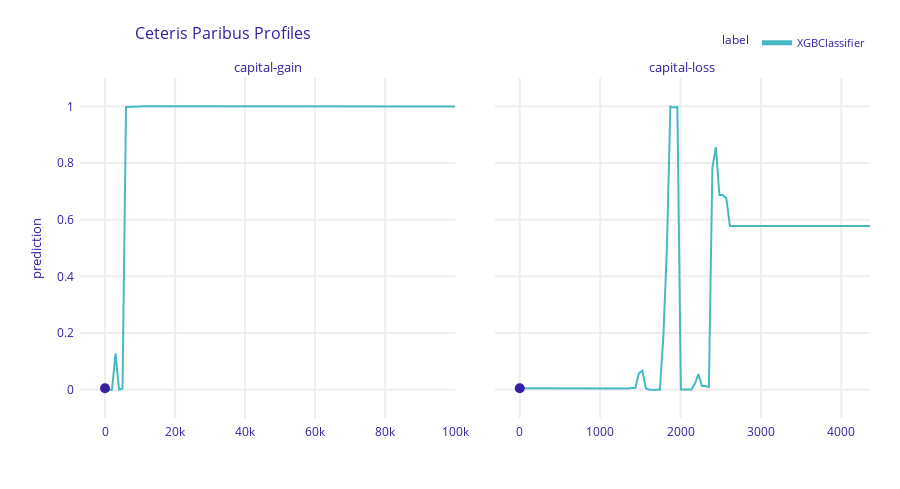

Write notebook code for a chart like this one.
### Code cell
ceteris_paribus_ex.plot(variables = ['capital-gain', 'capital-loss'])
